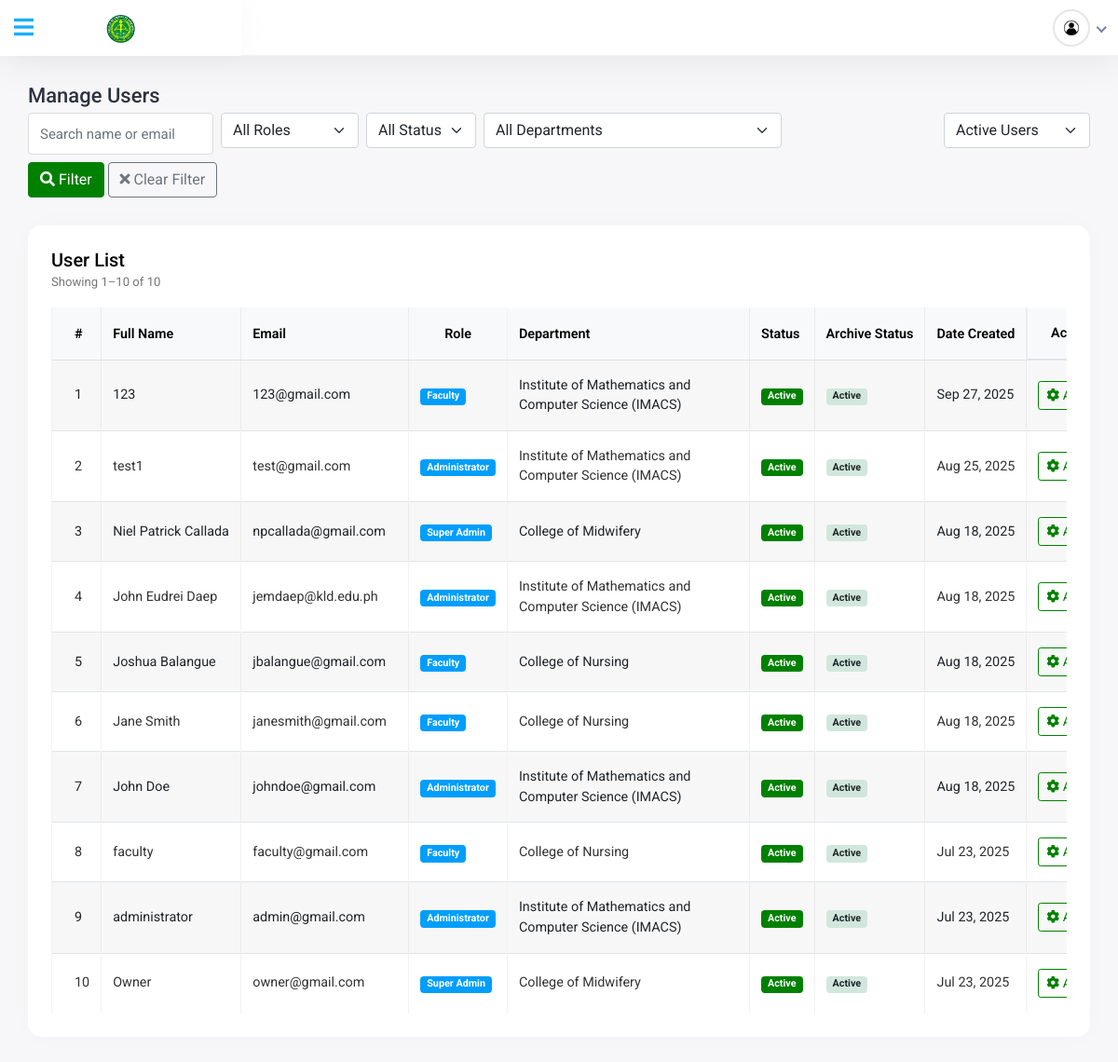
The app's page /SuperAdmin/UserManagement/manage-users.php (signed in) with its own data.
### tables this page shows
CREATE TABLE `users` (
  `id` int(11) NOT NULL,
  `fullName` varchar(255) NOT NULL,
  `email` varchar(255) NOT NULL,
  `password` varchar(255) NOT NULL,
  `role` varchar(50) NOT NULL,
  `status` varchar(50) NOT NULL,
  `can_be_evaluated` tinyint(1) DEFAULT 0,
  `created_at` timestamp NOT NULL DEFAULT current_timestamp(),
  `updated_at` timestamp NOT NULL DEFAULT current_timestamp() ON UPDATE current_timestamp(),
  `last_login` datetime DEFAULT NULL,
  `failed_attempts` int(11) DEFAULT 0,
  `account_locked` tinyint(1) DEFAULT 0,
  `can_edit_profile` tinyint(1) DEFAULT 0,
  `archived` tinyint(1) NOT NULL DEFAULT 0,
  `department_id` int(11) DEFAULT NULL
);

CREATE TABLE `departments` (
  `id` int(11) NOT NULL,
  `department_name` varchar(255) NOT NULL
);

### SuperAdmin/UserManagement/manage-users.php (the view, shortened to what this page needs)
<?php
require_once '../../1database_conn/connection.php';
$search         = isset($_GET['search']) ? trim($_GET['search']) : '';
$archive_filter = isset($_GET['archive_filter']) ? trim($_GET['archive_filter']) : '';
$limit  = 10;
$page   = isset($_GET['page']) ? max((int)$_GET['page'], 1) : 1;
$offset = ($page - 1) * $limit;
$conditions = [];
$params     = [];
$types      = '';
if ($archive_filter !== '') {
    $conditions[] = "archived = ?";
    $params[] = ($archive_filter === 'archived') ? 1 : 0;
    $types   .= 'i';
} else {
    $conditions[] = "archived = 0";
}
$whereSQL = count($conditions) ? ('WHERE ' . implode(' AND ', $conditions)) : '';
$count_sql = "SELECT COUNT(*)
              FROM users
              LEFT JOIN departments ON users.department_id = departments.id
              $whereSQL";
$stmt = $conn->prepare($count_sql);
$stmt->execute();
$stmt->bind_result($total_users);
$sql = "SELECT
            users.id,
            users.fullName,
            users.email,
            users.role,
            departments.department_name AS department,
            users.status,
            users.archived,
            users.created_at
        FROM users
        LEFT JOIN departments ON users.department_id = departments.id
        $whereSQL
        ORDER BY users.created_at DESC, users.id DESC
        LIMIT ?, ?";
$params2 = $params;
$types2  = $types . 'ii';
$params2[] = $offset;
$params2[] = $limit;
$stmt = $conn->prepare($sql);
$stmt->bind_param($types2, ...$params2);
$stmt->execute();
$users = $stmt->get_result();
function e($str) { return htmlspecialchars((string)$str, ENT_QUOTES, 'UTF-8'); }
?>
<!DOCTYPE html>
<html lang="en">
<head>
    <link rel="stylesheet" href="../../assets/plugins/bootstrap/css/bootstrap.min.css">
    <link rel="stylesheet" href="../../assets/css/bootstrap-datetimepicker.min.css">
    <link rel="stylesheet" href="../../assets/plugins/fontawesome/css/fontawesome.min.css">
    <link rel="stylesheet" href="../../assets/plugins/fontawesome/css/all.min.css">
    <link rel="stylesheet" href="../../assets/css/style.css">
    <link rel="stylesheet" href="https://cdnjs.cloudflare.com/ajax/libs/toastr.js/latest/toastr.min.css">
</head>
<body>
<div class="main-wrapper">
    <?php
    include '../../Layout Components/header.php';
    ?>
    <div class="page-wrapper">
        <div class="content container-fluid">
            <div class="page-header">
                <div class="row align-items-center">
                    <div class="col">
                        <h3 class="page-title">Manage Users</h3>
                    </div>
                    <div class="col-auto">
                        <form class="row g-2" method="get" action="">
                            <div class="col-auto">
                                <input type="text" class="form-control" name="search" placeholder="Search name or email" value="<?= e($search) ?>">
                            </div>
                            <div class="col-auto">
                                <select class="form-select" name="role_filter">
                                    <option value="">All Roles</option>
                                </select>
                            </div>
                            <div class="col-auto">
                                <select class="form-select" name="status_filter">
                                    <option value="">All Status</option>
                                </select>
                            </div>
                            <div class="col-auto flex-grow-1">
                              <select class="form-select filter-select" name="department_filter">
                                <option value="">All Departments</option>
                              </select>
                            </div>
                            <div class="col-auto">
                                <select class="form-select" name="archive_filter">
                                    <option value="">Active Users</option>
                                </select>
                            </div>
                            <div class="col-auto">
                                <button class="btn btn-primary" type="submit"><i class="fas fa-search me-1"></i>Filter</button>
                                <a href="<?= $_SERVER['PHP_SELF'] ?>" class="btn btn-outline-secondary"><i class="fas fa-times me-1"></i>Clear Filter</a>
                            </div>
                        </form>
                    </div>
                </div>
            </div>
            <div class="card card-table comman-shadow">
                <div class="card-body">
                    <div class="row mb-3">
                        <div class="col">
                            <h5 class="card-title mb-0">User List</h5>
                            <small class="text-muted">
                                <?php
                                $from = ($total_users > 0) ? ($offset + 1) : 0;
                                $to   = min($offset + $limit, $total_users);
                                ?>
                                Showing <?= e($from) ?>–<?= e($to) ?> of <?= e($total_users) ?>
                            </small>
                        </div>
                    </div>
                    <div class="table-responsive">
                        <table class="table table-striped table-bordered table-hover align-middle">
                            <thead class="table-light">
                              <tr>
                                <th class="index">#</th>
                                <th class="col-fullname">Full Name</th>
                                <th class="col-email">Email</th>
                                <th class="col-role">Role</th>
                                <th class="col-dept">Department</th>
                                <th>Status</th>
                                <th>Archive Status</th>
                                <th>Date Created</th>
                                <th class="actions">Actions</th>
                              </tr>
                            </thead>
                            <tbody>
                                <?php
                                $i = $offset + 1;
                                if ($users && $users->num_rows > 0):
                                    while ($user = $users->fetch_assoc()):
                                ?>
                                    <tr class="<?= $user['archived'] ? 'table-secondary' : '' ?>" id="userRow<?= e($user['id']) ?>">
                                        <td><?= e($i++) ?></td>
                                        <td><?= e($user['fullName']) ?></td>
                                        <td><?= e($user['email']) ?></td>
                                        <td><span class="badge bg-info"><?= e($user['role']) ?></span></td>
                                        <td class="col-dept" title="<?= e($user['department'] ?? '') ?>">
                                          <?= e($user['department'] ?? '—') ?>
                                        </td>
                                        <td>
                                            <?php
                                            $status = (string)$user['status'];
                                            $statusClass = match($status) {
                                                'Active'   => 'bg-success',
                                                'Inactive' => 'bg-danger',
                                                'Pending'  => 'bg-warning text-dark',
                                                default    => 'bg-secondary'
                                            };
                                            ?>
                                            <span class="badge <?= e($statusClass) ?>"><?= e($status) ?></span>
                                        </td>
                                        <td>
                                            <?php if ($user['archived']): ?>
                                                <span class="badge bg-dark">Archived</span>
                                            <?php else: ?>
                                                <span class="badge bg-light text-dark">Active</span>
                                            <?php endif; ?>
                                        </td>
                                        <td>
                                            <?php
                                            $created = $user['created_at'] ?? '';
                                            echo $created ? e(date('M d, Y', strtotime($created))) : '<span class="text-muted">—</span>';
                                            ?>
                                        </td>
                                        <td class="text-center">
                                            <div class="dropdown">
                                                <button class="btn btn-sm btn-outline-primary dropdown-toggle" type="button" data-bs-toggle="dropdown">
                                                    <i class="fas fa-cog"></i> Actions
                                                </button>
                                            </div>
                                        </td>
                                    </tr>
                                <?php
                                    endwhile;
                                else:
                                ?>
                                    <tr>
                                        <td colspan="8" class="text-center text-muted">No users found.</td>
                                    </tr>
                                <?php endif; ?>
                            </tbody>
                        </table>
                    </div>
                </div>
            </div>
        </div>
    </div>
</div>
</body>
</html>

### Layout Components/header.php (shortened to what this page needs)
<?php
include '../../1database_conn/connection.php';
function getCurrentUser($conn) {
    $user_id = intval($_SESSION['user_id']);
    $sql = "SELECT fullName, role FROM users WHERE id = $user_id LIMIT 1";
    $result = $conn->query($sql);
    if ($result && $result->num_rows > 0) {
        $row = $result->fetch_assoc();
        return [
            'name' => $row['fullName'],
            'role' => $row['role'],
            'avatar' => '/assets/img/pfl temp.jpg'
        ];
    }
    return [
        'name' => 'Unknown',
        'role' => 'N/A',
        'avatar' => '/assets/img/pfl temp.jpg'
    ];
}
$currentUser = getCurrentUser($conn);
?>
<div class="header">
    <div class="header-left">
        <a href="/home.php" class="logo logo-small">
            <img src="/assets/img/logo-small.png" alt="Logo" width="30" height="30" />
        </a>
    </div>
    <a class="mobile_btn" id="mobile_btn">
        <i class="fas fa-bars"></i>
    </a>
    <ul class="nav user-menu">
        <li class="nav-item dropdown">
            <a class="nav-link position-relative" data-bs-toggle="dropdown" href="#">
            </a>
        </li>
        <li class="nav-item dropdown has-arrow new-user-menus">
            <a href="#" class="dropdown-toggle nav-link" data-bs-toggle="dropdown">
                <span class="user-img">
                    <img class="rounded-circle" src="<?php echo $currentUser['avatar']; ?>" width="31" alt="<?= htmlspecialchars($currentUser['name']); ?><?php echo $currentUser['name']; ?>" />
                </span>
            </a>
        </li>
    </ul>
</div>

### SuperAdmin/UserManagement/manage-users.php (style rules this page uses)
.table { width: 100%; table-layout: auto; font-size: 0.9rem; border-collapse: collapse; }
.table th, .table td { padding: 0.6rem 0.75rem; vertical-align: middle; white-space: normal; word-break: break-word; overflow-wrap: anywhere; }
.table th.col-dept, .table td.col-dept { min-width: 260px; max-width: 600px; white-space: normal !important; word-break: break-word; overflow-wrap: anywhere; }
.table th.col-fullname, .table td.col-fullname { min-width: 150px; }
.table th.col-email, .table td.col-email { min-width: 180px; max-width: 400px; }
.table th.col-role, .table td.col-role { width: 120px; text-align: center; }
.table th.actions, .table td.actions { width: 100px; text-align: center; white-space: nowrap; }

### records on screen
users: fullName "123", email "123@gmail.com", role "Faculty", department.department_name "Institute of Mathematics and Computer Science (IMACS)", status "Active", archived "Active", created_at "Sep 27, 2025"
users: fullName "test1", email "test@gmail.com", role "Administrator", department.department_name "Institute of Mathematics and Computer Science (IMACS)", status "Active", archived "Active", created_at "Aug 25, 2025"
users: fullName "Niel Patrick Callada", email "npcallada@gmail.com", role "Super Admin", department.department_name "College of Midwifery", status "Active", archived "Active", created_at "Aug 18, 2025"
users: fullName "John Eudrei Daep", email "jemdaep@kld.edu.ph", role "Administrator", department.department_name "Institute of Mathematics and Computer Science (IMACS)", status "Active", archived "Active", created_at "Aug 18, 2025"
users: fullName "Joshua Balangue", email "jbalangue@gmail.com", role "Faculty", department.department_name "College of Nursing", status "Active", archived "Active", created_at "Aug 18, 2025"
users: fullName "Jane Smith", email "janesmith@gmail.com", role "Faculty", department.department_name "College of Nursing", status "Active", archived "Active", created_at "Aug 18, 2025"
users: fullName "John Doe", email "johndoe@gmail.com", role "Administrator", department.department_name "Institute of Mathematics and Computer Science (IMACS)", status "Active", archived "Active", created_at "Aug 18, 2025"
users: fullName "faculty", email "faculty@gmail.com", role "Faculty", department.department_name "College of Nursing", status "Active", archived "Active", created_at "Jul 23, 2025"
users: fullName "administrator", email "admin@gmail.com", role "Administrator", department.department_name "Institute of Mathematics and Computer Science (IMACS)", status "Active", archived "Active", created_at "Jul 23, 2025"
users: fullName "Owner", email "owner@gmail.com", role "Super Admin", department.department_name "College of Midwifery", status "Active", archived "Active", created_at "Jul 23, 2025"

### other values on screen
$from "1"
$to "10"
$total_users "10"
